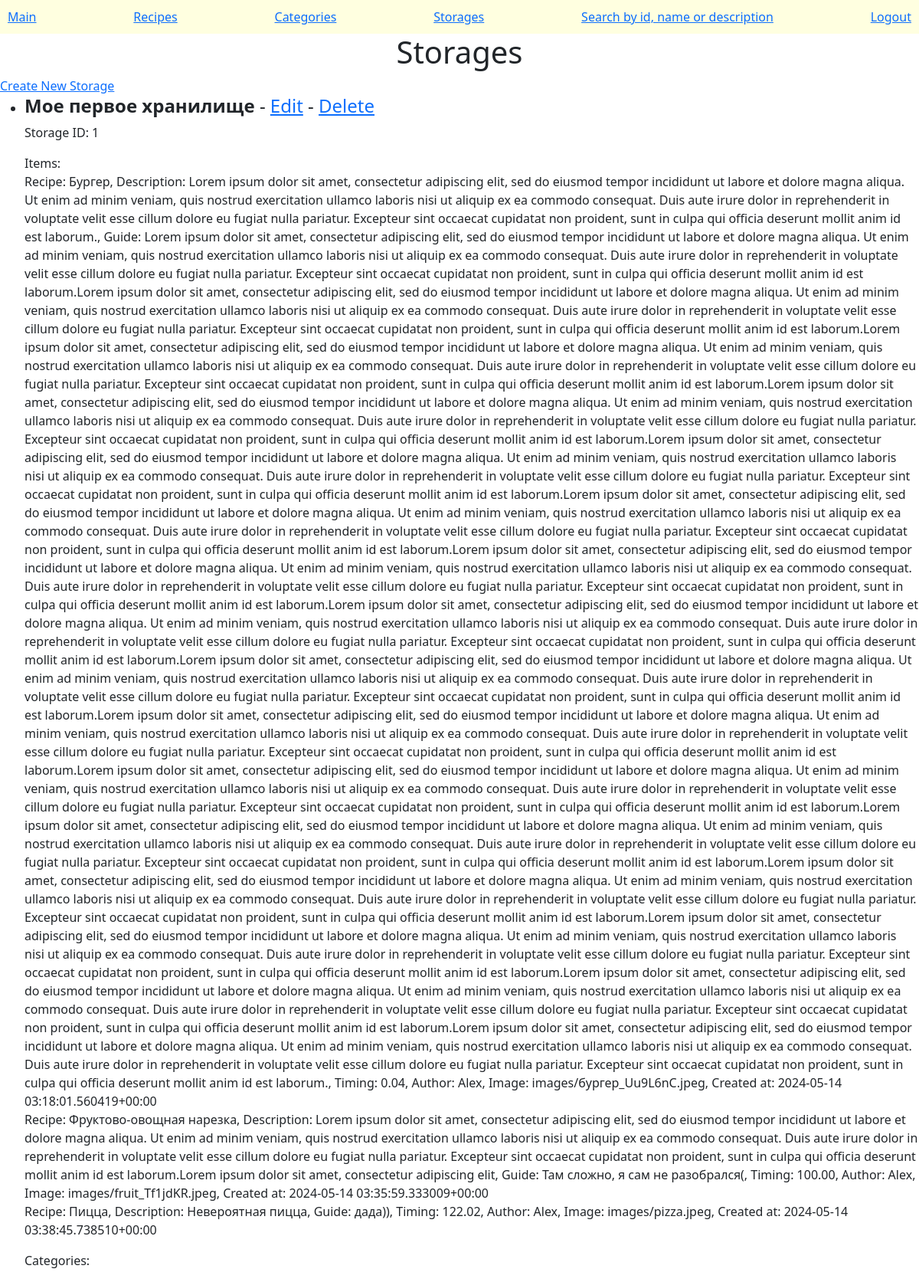
Before: /storages/ with the older database file.
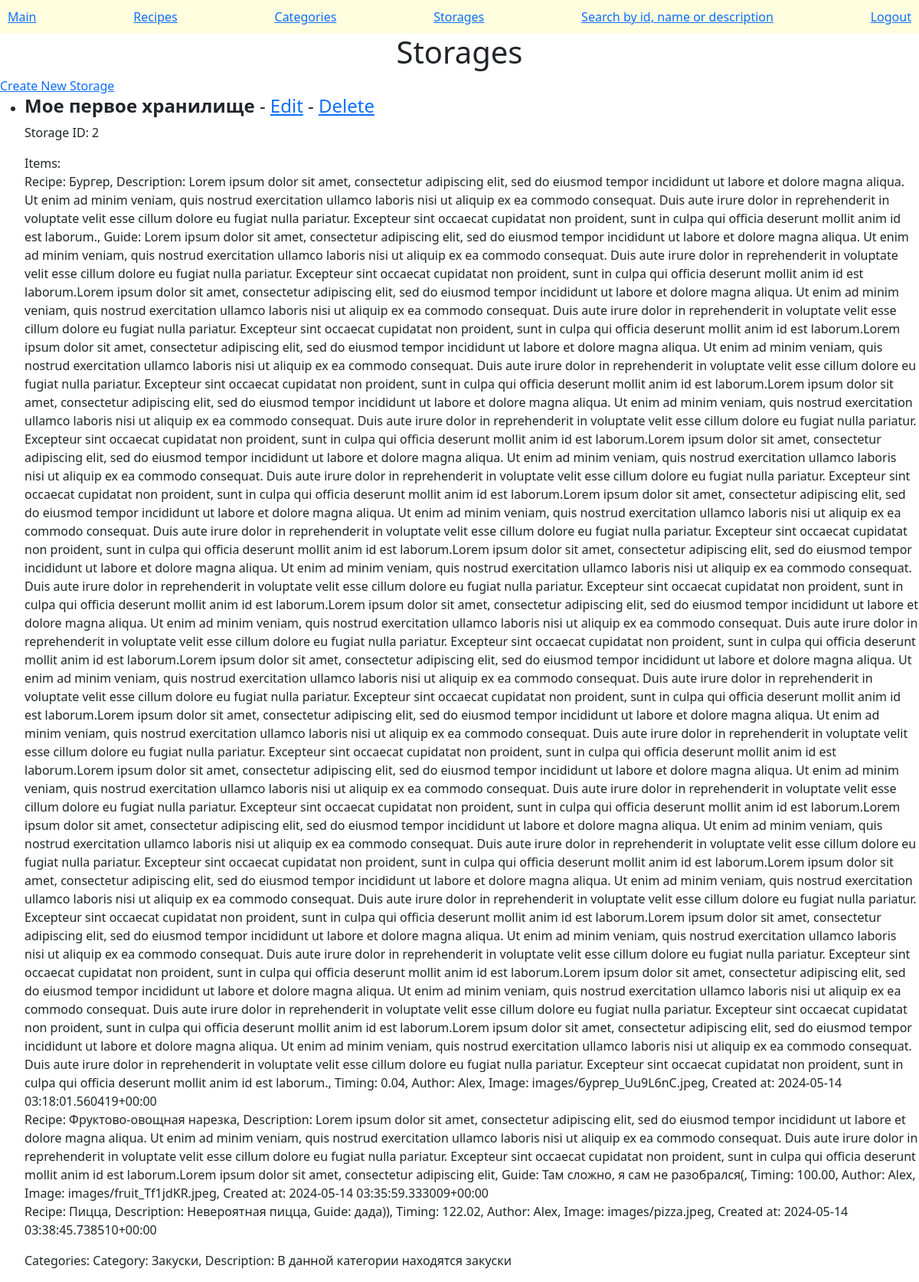
After: the same page with the newer database file.
### recipes/models.py (models this page shows, shortened)
class Storage(models.Model):
    name = models.CharField(max_length=200)
    items = models.ManyToManyField(Recipe)
    categories = models.ManyToManyField(Category)

class Recipe(models.Model):
    name = models.CharField(max_length=200)
    description = models.CharField(max_length=500)
    guide = models.CharField(max_length=10000)
    timing = models.DecimalField(max_digits=10, decimal_places=2)
    author = models.CharField(max_length=100)
    image = models.ImageField(upload_to="images/", blank=True, null=True)
    created_at = models.DateTimeField(auto_now_add=True)
    def __str__(self):
        return f"Recipe: {self.name}, Description: {self.description}, Guide: {self.guide}, Timing: {self.timing}, Author: {self.author}, Image: {self.image}, Created at: {self.created_at}"

class Category(models.Model):
    name = models.CharField(max_length=200)
    description = models.CharField(max_length=500)
    def __str__(self):
        return f"Category: {self.name}, Description: {self.description}"

### recipes/views.py (the view)
# urls.py: path('storages/', StorageListView.as_view(), name='storage_list'),
class StorageListView(ListView):
    model = Storage
    template_name = 'recipes/storage_list.html'
    context_object_name = 'storages'

### recipes/templates/recipes/storage_list.html
{% extends "recipes/base.html" %}
{% block content %}
<h1>Storages</h1>
<a href="{% url 'storage_create' %}">Create New Storage</a>
<ul>
    {% for item in object_list %}
    <li>
        <h4><strong>{{ item.name }} </strong> - <a href="{% url 'storage_edit' item.pk %}">Edit</a> - <a
                href="{% url 'storage_delete' item.pk %}">Delete</a></h4>
        <p>Storage ID: {{ item.id }} </p>
        <p>Items: <br></b> {{ item.items.all|join:"<br>" }}</p>
        <p>Categories: {{ item.categories.all|join:"<br>" }}</p>
    </li>
    {% endfor %}
</ul>
{% endblock %}

Changed rows visible on the page:
removed Storage: name "Мое первое хранилище", id "1", items.all "Recipe: Бургер, Description: Lorem ipsum dolor sit amet, consectetur adipiscing elit, sed do eiusmod tempor incididunt ut labore et dolore magna aliqua. Ut enim ad minim veniam, quis nostrud exercitation ullamco laboris nisi ut aliquip ex ea commodo consequat. Duis aute irure dolor in reprehenderit in voluptate velit esse cillum dolore eu fugiat nulla pariatur. Excepteur sint occaecat cupidatat non proident, sunt in culpa qui officia deserunt mollit anim id est laborum., Guide: Lorem ipsum dolor sit amet, consectetur adipiscing elit, sed do eiusmod tempor incididunt ut labore et dolore magna aliqua. Ut enim ad minim veniam, quis nostrud exercitation ullamco laboris nisi ut aliquip ex ea…"
added Storage: name "Мое первое хранилище", id "2", items.all "Recipe: Бургер, Description: Lorem ipsum dolor sit amet, consectetur adipiscing elit, sed do eiusmod tempor incididunt ut labore et dolore magna aliqua. Ut enim ad minim veniam, quis nostrud exercitation ullamco laboris nisi ut aliquip ex ea commodo consequat. Duis aute irure dolor in reprehenderit in voluptate velit esse cillum dolore eu fugiat nulla pariatur. Excepteur sint occaecat cupidatat non proident, sunt in culpa qui officia deserunt mollit anim id est laborum., Guide: Lorem ipsum dolor sit amet, consectetur adipiscing elit, sed do eiusmod tempor incididunt ut labore et dolore magna aliqua. Ut enim ad minim veniam, quis nostrud exercitation ullamco laboris nisi ut aliquip ex ea…", categories.all "Category: Закуски, Description: В данной категории находятся закуски"
